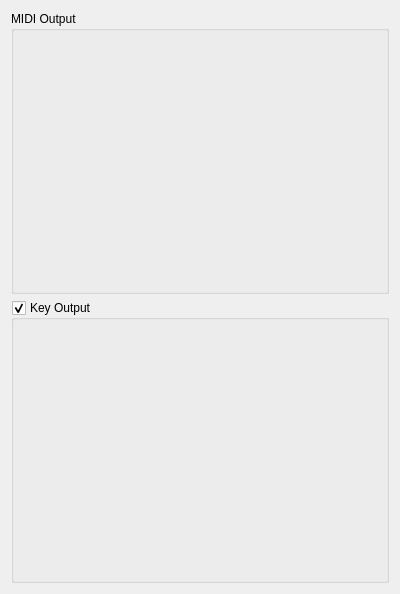
<?xml version="1.0" encoding="UTF-8"?>
<ui version="4.0">
 <class>out_widget</class>
 <widget class="QWidget" name="out_widget">
  <property name="geometry">
   <rect>
    <x>0</x>
    <y>0</y>
    <width>400</width>
    <height>594</height>
   </rect>
  </property>
  <property name="windowTitle">
   <string>Outputs</string>
  </property>
  <layout class="QVBoxLayout" name="verticalLayout_2">
   <item>
    <widget class="MidiOutGroupBox" name="midi_out_group_box">
     <property name="title">
      <string>MIDI Output</string>
     </property>
    </widget>
   </item>
   <item>
    <widget class="KeyOutGroupBox" name="key_output_group_box">
     <property name="title">
      <string>Key Output</string>
     </property>
     <property name="checkable">
      <bool>true</bool>
     </property>
    </widget>
   </item>
  </layout>
 </widget>
 <customwidgets>
  <customwidget>
   <class>MidiOutGroupBox</class>
   <extends>QGroupBox</extends>
   <header location="global">views.midi_out_group_box</header>
   <container>1</container>
  </customwidget>
  <customwidget>
   <class>KeyOutGroupBox</class>
   <extends>QGroupBox</extends>
   <header location="global">views.key_out_group_box</header>
   <container>1</container>
  </customwidget>
 </customwidgets>
 <resources/>
 <connections/>
</ui>
